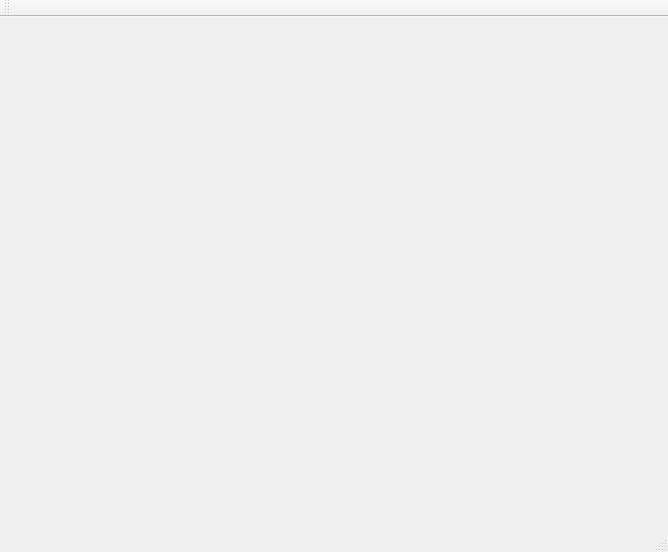
<?xml version="1.0" encoding="UTF-8"?>
<ui version="4.0">
 <class>QtGuiApplication1Class</class>
 <widget class="QMainWindow" name="QtGuiApplication1Class">
  <property name="geometry">
   <rect>
    <x>0</x>
    <y>0</y>
    <width>668</width>
    <height>552</height>
   </rect>
  </property>
  <property name="windowTitle">
   <string>QtGuiApplication1</string>
  </property>
  <widget class="QWidget" name="centralWidget">
   <widget class="QWidget" name="horizontalLayoutWidget">
    <property name="geometry">
     <rect>
      <x>60</x>
      <y>180</y>
      <width>51</width>
      <height>61</height>
     </rect>
    </property>
    <layout class="QHBoxLayout" name="horizontalLayout">
     <item>
      <spacer name="verticalSpacer">
       <property name="orientation">
        <enum>Qt::Vertical</enum>
       </property>
       <property name="sizeHint" stdset="0">
        <size>
         <width>46</width>
         <height>17</height>
        </size>
       </property>
      </spacer>
     </item>
    </layout>
   </widget>
  </widget>
  <widget class="QToolBar" name="mainToolBar">
   <attribute name="toolBarArea">
    <enum>TopToolBarArea</enum>
   </attribute>
   <attribute name="toolBarBreak">
    <bool>false</bool>
   </attribute>
  </widget>
  <widget class="QStatusBar" name="statusBar"/>
  <widget class="QMenuBar" name="menuBar">
   <property name="geometry">
    <rect>
     <x>0</x>
     <y>0</y>
     <width>668</width>
     <height>21</height>
    </rect>
   </property>
  </widget>
  <action name="action22">
   <property name="text">
    <string>22</string>
   </property>
  </action>
 </widget>
 <layoutdefault spacing="6" margin="11"/>
 <resources>
  <include location="QtGuiApplication1.qrc"/>
 </resources>
 <connections/>
</ui>
